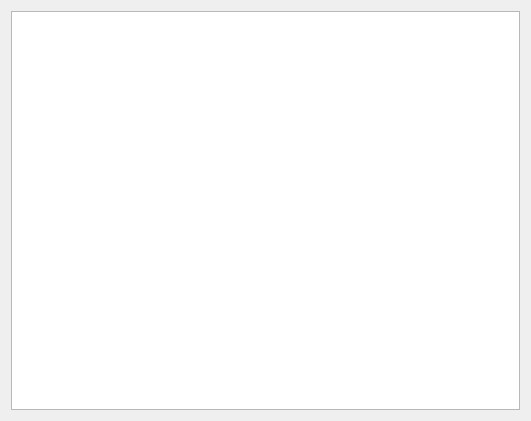
<?xml version="1.0" encoding="UTF-8"?>
<ui version="4.0">
 <class>SingleTextFilePreview</class>
 <widget class="QWidget" name="SingleTextFilePreview">
  <property name="geometry">
   <rect>
    <x>0</x>
    <y>0</y>
    <width>531</width>
    <height>421</height>
   </rect>
  </property>
  <property name="windowTitle">
   <string>Form</string>
  </property>
  <layout class="QGridLayout" name="gridLayout_2">
   <item row="0" column="0">
    <widget class="QTextBrowser" name="textBrowser"/>
   </item>
  </layout>
 </widget>
 <resources/>
 <connections/>
</ui>
